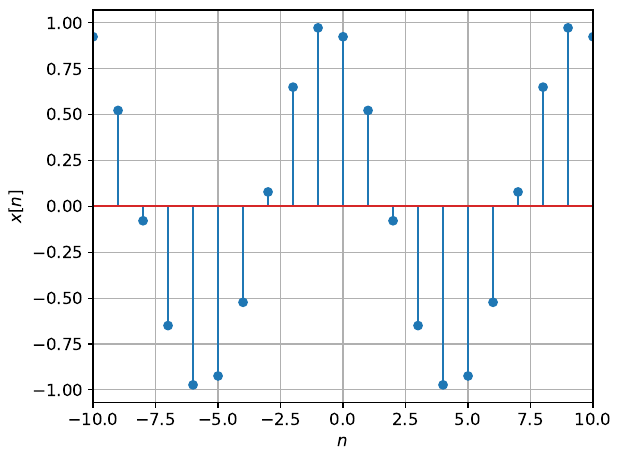

This figure's Python source:
import matplotlib
import matplotlib.pyplot as plt
import numpy as np

matplotlib.rcParams.update({'font.size': 12})

n = np.linspace(-10, 10, 21);
x = np.cos(2*np.pi/10*n + np.pi/8)

f = plt.figure()

plt.stem(n, x)
plt.xlabel('$n$')
plt.ylabel('$x[n]$')
plt.grid(True)
plt.autoscale(enable=True, axis='x', tight=True)

plt.tight_layout()

#plt.show()

f.savefig("dtsinusoid.pdf", bbox_inches='tight')
